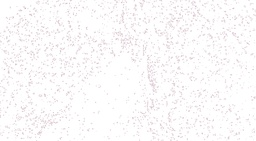
#> input picture Digital_segmentation_BRCA_547_Capstone/Pipeline_Test_4_4_22/Individual_Clusters/19/4/0.jpg, 256 x 141 px, shrunk from 4706 x 2588 before the run, given in place of extract-test2.tif, which was not available
$ jupyter execute TIL_Pipeline.ipynb   (shell and % lines are left out)   (text cells are left out)
#> lines starting #> are read from the running program, lines starting #| are printed output that depends on the picture; pictures that were not available may be replaced by others from this repository, and a replacement may not be noted
[cell 1]
# Libraries

import os
import cv2
import numpy as np
import pandas as pd
from tqdm import tqdm
import matplotlib as mpl
import matplotlib.pyplot as plt

[cell 2]
# Setting Parameters for Matplotlib

mpl.rcParams['lines.linewidth'] = 2
mpl.rcParams['figure.figsize'] = (8, 6)
mpl.rcParams['font.size'] = 15

[cell 3]
# Defining colors for clustering

colors = [np.array([204, 0, 0]), np.array([204, 204, 0]), np.array([0, 204, 0]),
          np.array([0, 153, 153]), np.array([102, 0, 204]), np.array([102, 0, 51]),
         np.array([51, 153, 255])]

[cell 4]
# Importing .tif file

img = cv2.imread('extract-test2.tif')
#> img is the input picture: shape (141, 256, 3); mean B, G, R 250.5, 249.9, 251.1

[cell 5]
# Defining folder path to store different size clusters for initial analysis:

cluster_path = "C:/Users/vidit/Documents/UW_Research_Mittal_Lab/Pipeline_Test_4_5_22/Models/"

[cell 6]
# Defining a model to save clusters

def model(cluster_num):
    img2 = img.reshape((-1, 3))
    img2 = np.float32(img2)

    # We define criteria based on epsilon and number of iterations i.e. whichever is achieved first
    criteria = (cv2.TERM_CRITERIA_EPS + cv2.TermCriteria_MAX_ITER, 10, 0.1)
    # Number of clusters
    k = cluster_num
    # Number of attempts (no. of times algo is executed using different labellings)
    attempts = 10

    compact, label, center = cv2.kmeans(img2, k, None, criteria, attempts, cv2.KMEANS_RANDOM_CENTERS)

    # Converting centers to integers so they can be plotted
    center = np.uint8(center)
    # Flatteing the label for pixel and then getting the resultant array
    res = center[label.flatten()]
    # Converting the flat array to original image shape
    res = res.reshape((img.shape))

    plt.imsave(cluster_path + str(k) + "_clusters.jpg", res)

    return compact

[cell 7]
# Using a compactness/inertia analysis to determine optimal number of clusters

compactness = []
for i in tqdm(range(8, 20)):
    c = model(i)
    compactness.append(c)
#> this loop made 12 passes
#> (compact in model, c) on passes 1 to 12: (154218.2, 154218.2), (128099.6, 128099.6), (106427.5, 106427.5), (97703.9, 97703.9), (94578, 94578), (84132.5, 84132.5), (73989.3, 73989.3), (70671.1, 70671.1), (81770, 81770), (69435, 69435), (62271, 62271), (59862.7, 59862.7)
#> after the loop, compactness = [154218.2, 128099.6, 106427.5, 97703.9, 94578, 84132.5, 73989.3, 70671.1, 81770, 69435, 62271, 59862.7]

[cell 8]
# Analysing the inertia for inflection/elbow point:

n = len(compactness)
#> n = 12
plt.scatter(np.linspace(8, 8 + n - 1 , n), compactness,
            c = "indigo", label="Elbow_Point_Visualization")
plt.xlabel("Clusters")
plt.ylabel("Compactness")
plt.legend();
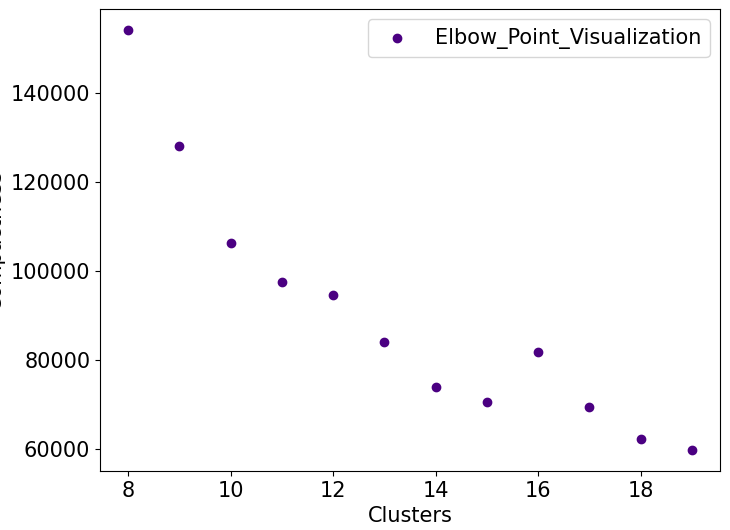
#> figure drawn by matplotlib, 1 panel

[cell 9]
# Defining a path for individual cluster analysis

individual_path = "C:/Users/vidit/Documents/UW_Research_Mittal_Lab/Pipeline_Test_4_5_22/Individual_Clusters/"

[cell 10]
# Defining a model for a required number of clusters

# Three outputs
#compact = compactness (sum of squared of distances)
#labels = required labels
#center = center of each cluster (represents the color profile)

def cluster_model(cluster_num, img=img):
#> called with cluster_num = 19
    img2 = img.reshape((-1, 3))
    img2 = np.float32(img2)

    # We define criteria based on epsilon and number of iterations i.e. whichever is achieved first
    criteria = (cv2.TERM_CRITERIA_EPS + cv2.TermCriteria_MAX_ITER, 10, 0.1)
    # Number of clusters
    k = cluster_num
    # Number of attempts (no. of times algo is executed using different labellings)
    attempts = 10

    compact, label, center = cv2.kmeans(img2, k, None, criteria, attempts, cv2.KMEANS_RANDOM_CENTERS)
#> compact = 65308.4; center = 19 rows, first 8: [230.2, 229.1, 232.1], [236.9, 235.9, 238.3], [239.3, 238.2, 241.1], [244.4, 243.3, 246.2], [225.4, 224.2, 227.3], [242, 241.1, 243.2], [233.8, 232.7, 235.7], [247, 246.1, 248.2]

    return compact, label, center

[cell 11]
# Lets do it for 19 clusters right now

compact_19, label_19, center_19 = cluster_model(19)
#> compact_19 = 65308.4; center_19 has the same summary as center in cluster_model

[cell 12]
# Visualizing each individual cluster

def single_cluster_extraction(cluster_num, tot_clust,
                              center, label):

    new_center = np.zeros(center.shape)

    for i in range(len(center)):
        if i == cluster_num:
            col = np.random.randint(0, 6)
            new_center[i] = colors[col]
        else:
            new_center[i] = np.array([255, 255, 255])

    new_center = np.uint8(new_center)
    df = pd.DataFrame(label)
    df[0] = df[0].apply(lambda x: cluster_num if x==cluster_num else cluster_num-1)
    lab_new = np.array(df)
    new_res = new_center[lab_new.flatten()]
    new_res = new_res.reshape((img.shape))
    plt.imsave(individual_path + str(tot_clust) +
               "/Clusters/" + str(cluster_num) +
               ".jpg", new_res)

    return None

[cell 13]
# Extracting total number of individual clusters:

tot_cluster = 19

for clust_num in tqdm(range(tot_cluster)):
    single_cluster_extraction(clust_num, tot_cluster,
                             center_19, label_19)
#> this loop made 19 passes
#> pass 1, in single_cluster_extraction, `new_res = new_res.reshape((img.shape))`:
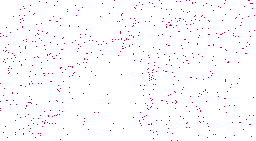
#> new_res: shape (141, 256, 3); mean B, G, R 252, 250.1, 254
#> pass 1, in single_cluster_extraction, `plt.imsave(individual_path + str(tot_clust) + "/Clusters/" + str(clust..`:
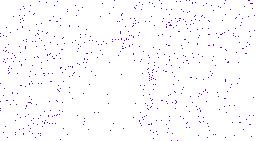
#> saved as 0.jpg: shape (141, 256, 3); mean R, G, B 249.1, 247.9, 249.4
#> pass 2, in single_cluster_extraction (call 2), `new_res = new_res.reshape((img.shape))`:
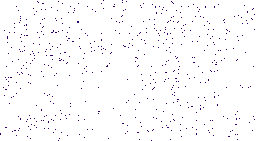
#> new_res: shape (141, 256, 3); mean B, G, R 252.4, 250.6, 251.5
#> pass 2, in single_cluster_extraction (call 2), `plt.imsave(individual_path + str(tot_clust) + "/Clusters/" + str(clust..`:
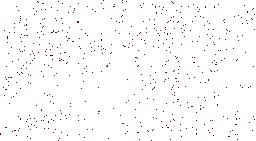
#> saved as 1.jpg: shape (141, 256, 3); mean R, G, B 249.4, 248.4, 249.1

[cell 14]
# Defining a cluster that extracts a specified cluster from the original image

def required_cluster(cluster_num,
                     tot_clust,
                     label):
#> called with cluster_num = 11, tot_clust = 19, label = array of shape (36096, 1)
    img_new = img.reshape((-1, 3))
    img_req = np.zeros(img_new.shape)

    for i in range(len(label)):
        if label[i] == cluster_num:
            img_req[i] = img_new[i]
        else:
            img_req[i] = np.array([255, 255, 255])

    plt.imsave(individual_path + str(tot_clust) + "/required_cluster.jpg",
               np.uint8(img_req.reshape(img.shape)))

    return None

[cell 15]
clust_num = 11
label = label_19

required_cluster(clust_num,
                 tot_cluster,
                 label_19)

[cell 16]
n_sub_clusters = 4
sub_img = cv2.imread(individual_path + str(tot_cluster) + "/required_cluster.jpg")

[cell 17]
# Defining a model for the required number of sub-clusters

compact, label, center = cluster_model(n_sub_clusters, img=sub_img)
#> compact = 0; center = [[255, 255, 255], [255, 255, 255], [255, 255, 255], [255, 255, 255]]

[cell 18]
def sub_clusters(n_cluster):

#> called with n_cluster = 4
    for cluster_num in tqdm(range(n_cluster)):
        new_center = np.zeros(center.shape)
        for i in range(len(center)):
            if i == cluster_num:
                col = np.random.randint(0, 6)
                new_center[i] = colors[col]
            else:
                new_center[i] = np.array([255, 255, 255])

        new_center = np.uint8(new_center)
        df = pd.DataFrame(label)
        df[0] = df[0].apply(lambda x: cluster_num if x==cluster_num else cluster_num-1)
        lab_new = np.array(df)
        new_res = new_center[lab_new.flatten()]
        new_res = new_res.reshape((img.shape))
        plt.imsave(individual_path + str(tot_cluster) + "/"
                   + str(n_cluster) + "/" + str(cluster_num) +
                   ".jpg", new_res)
#> this loop made 4 passes
#> pass 1, in sub_clusters, `new_res = new_res.reshape((img.shape))`:
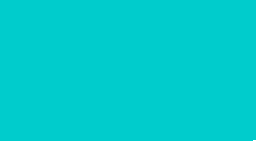
#> new_res: shape (141, 256, 3); mean B, G, R 204, 204, 0
#> pass 1, in sub_clusters, `plt.imsave(individual_path + str(tot_cluster) + "/" + str(n_cluster) +..`:
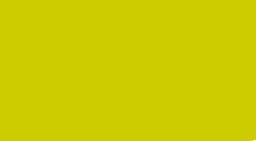
#> saved as 0.jpg: shape (141, 256, 3); mean R, G, B 205, 204, 0

    return None

[cell 19]
sub_clusters(n_sub_clusters)

[cell 20]
# Merging 2 most Relevant Clusters

def merge_2_clusters(n_cluster, n1,
                     n2, img=sub_img):

#> called with n_cluster = 4, n1 = 1, n2 = 3
    img_new = img.reshape((-1, 3))
    img_req = np.zeros(img_new.shape)

    for i in tqdm(range(len(label))):
        if label[i] == n1:
            img_req[i] = colors[2]
        elif label[i] == n2:
            img_req[i] = colors[5]
        else:
            img_req[i] = np.array([255, 255, 255])

    plt.imsave(individual_path + str(tot_cluster) + "/"
               + str(n_cluster) + "/merged_image.jpg",
               np.uint8(img_req.reshape(img.shape)))

    return None

[cell 21]
merge_2_clusters(n_sub_clusters, 1, 3)

[cell 22]
mer_img = cv2.imread(individual_path + str(tot_cluster) + "/"
                     + str(n_sub_clusters) + "/merged_image.jpg")

overlay_img = cv2.addWeighted(img, 0.6, mer_img, 0.4, 0)

plt.imsave(individual_path + str(tot_cluster) + "/"
           + str(n_sub_clusters) + "/overlay_image.jpg",
           np.uint8(overlay_img.reshape(img.shape)))

$ run again, on Digital_segmentation_BRCA_547_Capstone/Pipeline_Test_4_4_22/Individual_Clusters/19/4/1.jpg
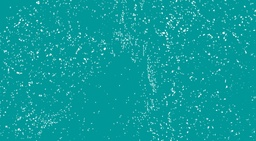
#> input picture Digital_segmentation_BRCA_547_Capstone/Pipeline_Test_4_4_22/Individual_Clusters/19/4/1.jpg, 256 x 141 px, shrunk from 4706 x 2588 before the run, given in place of extract-test2.tif, which was not available
#> img is the input picture: shape (141, 256, 3); mean B, G, R 157.1, 156.4, 11.8
#> the loop `for i in tqdm(range(8, 20)):` made 12 passes
#> (compact in model, c) on passes 1 to 8: (1696134.3, 1696134.3), (1562827.2, 1562827.2), (1384732.7, 1384732.7), (1309082.4, 1309082.4), (1265399.7, 1265399.7), (1164947.7, 1164947.7), (1194035.5, 1194035.5), (1043943.4, 1043943.4)
#> after the loop `for i in tqdm(range(8, 20)):`: compactness = [1696134.3, 1562827.2, 1384732.7, 1309082.4, 1265399.7, 1164947.7, 1194035.5, 1043943.4, 1010327.2, 977686.3, 943963.2, 883623]
#> n = 12
#> in cluster_model, `compact, label, center = cv2.kmeans(img2, k, None, criteria, attempts,..`: compact = 856737.7; center = 19 rows, first 8: [163.8, 161.5, 41.81], [181.4, 179.5, 45.37], [167.9, 167.3, 21.21], [142.2, 141.4, 12.36], [174.3, 172.9, 33.28], [166.8, 165, 28.54], [218.5, 215, 94.23], [253.5, 252.1, 152.4]
#> compact_19 = 856737.7; center_19 has the same summary as center in cluster_model
#> `compact, label, center = cluster_model(n_sub_clusters, img=sub_img)`: compact = 6561310.9; center = [[76.47, 135, 130.5], [213.6, 251.7, 251.1], [107.4, 141.4, 140.2], [243.9, 252.3, 253.3]]
#> the loop in sub_clusters, `for cluster_num in tqdm(range(n_cluster)):` made 4 passes
#> pass 1, in sub_clusters, `plt.imsave(individual_path + str(tot_cluster) + "/" + str(n_cluster) +..`:
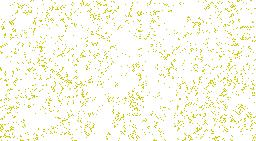
#> saved as 0.jpg: shape (141, 256, 3); mean R, G, B 247.2, 247.1, 230.6
#> `plt.imsave(individual_path + str(tot_cluster) + "/" + str(n_sub_cluste..`:
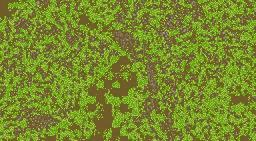
#> saved as overlay_image.jpg: shape (141, 256, 3); mean R, G, B 121.6, 137.5, 44.3

$ run again, on Digital_segmentation_BRCA_547_Capstone/Pipeline_Test_4_4_22/Individual_Clusters/19/4/2.jpg
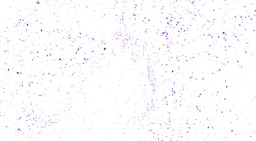
#> input picture Digital_segmentation_BRCA_547_Capstone/Pipeline_Test_4_4_22/Individual_Clusters/19/4/2.jpg, 256 x 141 px, shrunk from 4706 x 2588 before the run, given in place of extract-test2.tif, which was not available
#> img is the input picture: shape (141, 256, 3); mean B, G, R 252.5, 250.8, 251.8
#> the loop `for i in tqdm(range(8, 20)):` made 12 passes
#> (compact in model, c) on passes 1 to 8: (498131.4, 498131.4), (470423.1, 470423.1), (437614.9, 437614.9), (390029.7, 390029.7), (342008.4, 342008.4), (323007, 323007), (356869.4, 356869.4), (302105.1, 302105.1)
#> after the loop `for i in tqdm(range(8, 20)):`: compactness = [498131.4, 470423.1, 437614.9, 390029.7, 342008.4, 323007, 356869.4, 302105.1, 279535.9, 262388.3, 279216.3, 232229]
#> n = 12
#> in cluster_model, `compact, label, center = cv2.kmeans(img2, k, None, criteria, attempts,..`: compact = 250716.4; center = 19 rows, first 8: [254.6, 254.4, 254.8], [224.4, 216, 219.3], [251, 233.8, 240.8], [194, 172.5, 180.6], [246.4, 225.5, 233.8], [169, 137.6, 148.9], [243, 238.1, 240.2], [233.5, 206.8, 216.8]
#> compact_19 = 250716.4; center_19 has the same summary as center in cluster_model
#> the loop `for clust_num in tqdm(range(tot_cluster)):` made 19 passes
#> pass 1, in single_cluster_extraction, `plt.imsave(individual_path + str(tot_clust) + "/Clusters/" + str(clust..`:
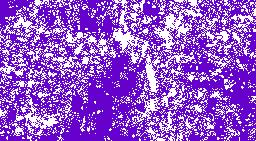
#> saved as 0.jpg: shape (141, 256, 3); mean R, G, B 147, 88.6, 199.7
#> `compact, label, center = cluster_model(n_sub_clusters, img=sub_img)`: compact = 11109.5; center = [[242.8, 242.8, 242.8], [63, 63, 63], [255, 255, 255], [102.3, 102.3, 102.3]]
#> `plt.imsave(individual_path + str(tot_cluster) + "/" + str(n_sub_cluste..`:
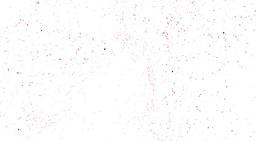
#> saved as overlay_image.jpg: shape (141, 256, 3); mean R, G, B 252.6, 252.1, 252.4
